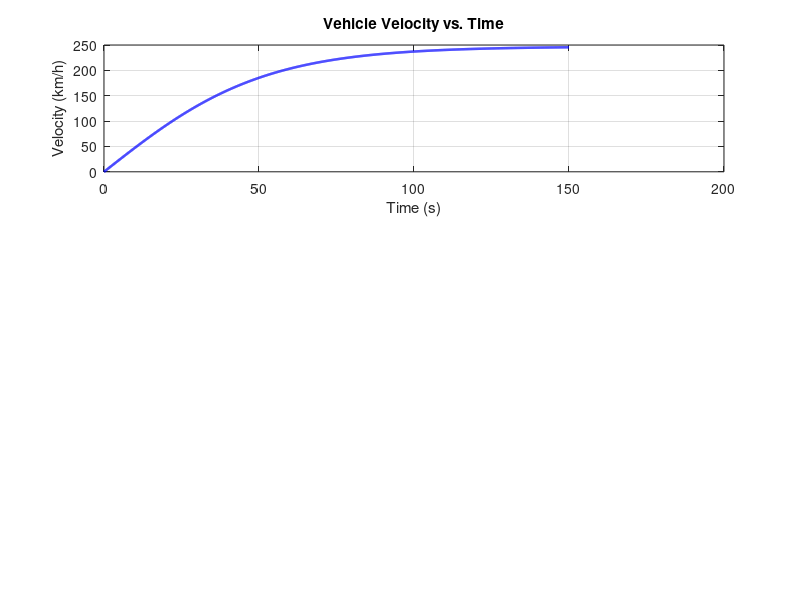

This figure's MATLAB source: (Note: this script raises an error after producing the figure.)
%% Vehicle Dynamics Simulation under Constant Tractive Effort (F_TE)
clear; clc; close all;

%% 1. Vehicle & Environmental Parameters
m = 1200;               % Vehicle mass (kg)
G = 10;                 % Gear reduction ratio
r = 0.2;                % Wheel radius (m)
eta_G = 0.9;            % Gearbox efficiency
C_d = 0.26;             % Aerodynamic drag coefficient
A = 2.2;                % Frontal area (m^2)
mu_rr = 0.01;           % Rolling resistance coefficient
rho = 1.25;             % Air density (kg/m^3)
g = 9.81;               % Acceleration due to gravity (m/s^2)
theta = 0;              % Incline angle (rad)
T_max = 40;             % Constant motor input torque (Nm)

% Equivalent mass accounting for rotational inertia (5% of vehicle mass)
m1 = 0.05 * m;
m_eq = m + m1;

%% 2. Force & Constant Calculations
% Constant Tractive Force
F_TE = (G / r) * T_max * eta_G;

% Resistive Forces
F_rr = mu_rr * m * g * cos(theta);
F_g  = m * g * sin(theta);

% Constant Factors K1 and K2
K1 = (0.5 * rho * C_d * A) / m_eq;
K2 = (F_TE - F_rr - F_g) / m_eq;

% Analytical Performance Benchmarks
v_T = sqrt(K2 / K1);                   % Terminal velocity (m/s)
v_T_kmh = v_T * 3.6;                   % Terminal velocity (km/h)
t_f = 2.3 / (K1 * v_T);                % Time to reach 98% of v_T (s)
P_T = (F_TE * v_T) / 1000;             % Terminal Power (kW)

fprintf('--- Analytical Benchmark Values ---\n');
fprintf('Terminal Velocity (v_T): %.2f m/s (%.2f km/h)\n', v_T, v_T_kmh);
fprintf('Time to 98%% of v_T (t_f): %.2f seconds\n', t_f);
fprintf('Peak Tractive Power: %.2f kW\n\n', P_T);

%% 3. Numerical Simulation (Euler Integration)
dt = 0.1;                              % Time step (seconds)
t_total = 150;                         % Total simulation duration (seconds)
time = 0:dt:t_total;
N = length(time);

% Pre-allocating arrays
v = zeros(1, N);                       % Velocity (m/s)
d = zeros(1, N);                       % Distance (m)
P = zeros(1, N);                       % Power (kW)

for n = 1:(N - 1)
    % Derivative: dv/dt = -K1*v^2 + K2
    dv_dt = -K1 * (v(n)^2) + K2;
    
    % Update velocity and distance
    v(n+1) = v(n) + dv_dt * dt;
    d(n+1) = d(n) + v(n) * dt;
    
    % Instantaneous Power
    P(n) = (F_TE * v(n)) / 1000;       % kW
end
P(N) = (F_TE * v(N)) / 1000;

%% 4. Graphical Plots
figure('Color', [1 1 1], 'Position', [100, 100, 1000, 700]);

% Velocity Plot
subplot(3, 1, 1);
plot(time, v * 3.6, 'b', 'LineWidth', 1.8);
grid on;
xlabel('Time (s)');
ylabel('Velocity (km/h)');
title('Vehicle Velocity vs. Time');

yline(v_T_kmh, '--r');
ylim([0 270]);

text(105, v_T_kmh + 5, sprintf('v_T ≈ %.1f km/h', v_T_kmh), ...
    'Color', 'r', 'FontSize', 11, 'FontWeight', 'bold');

% Distance Plot
subplot(3, 1, 2);
plot(time, d / 1000, 'g', 'LineWidth', 1.8);
grid on;
xlabel('Time (s)');
ylabel('Distance (km)');
title('Distance Traveled vs. Time');

% Power Plot
subplot(3, 1, 3);
plot(time, P, 'm', 'LineWidth', 1.8);
grid on;
xlabel('Time (s)');
ylabel('Power (kW)');
title('Instantaneous Tractive Power vs. Time');
yline(P_T, '--r', sprintf('P ≈ %.1f kW', P_T));
